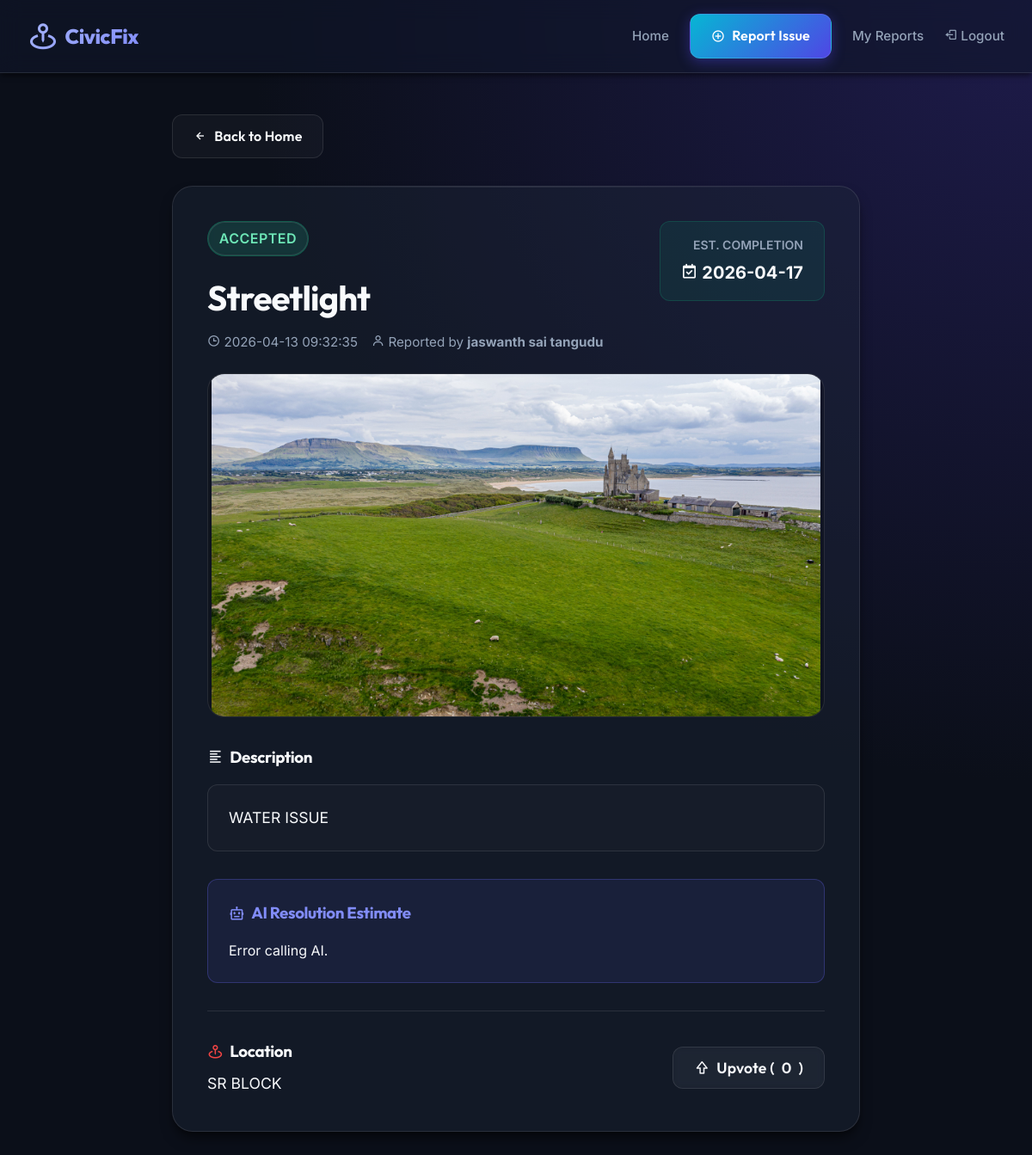
The page /issue/5 (signed in) on the database its author committed.
### tables this page shows
CREATE TABLE complaints (
    id INTEGER PRIMARY KEY AUTOINCREMENT,
    user_id INTEGER NOT NULL,
    issue_type TEXT NOT NULL,
    description TEXT NOT NULL,
    location TEXT NOT NULL,
    image_path TEXT,
    status TEXT DEFAULT 'Pending',
    rejection_reason TEXT,
    date TIMESTAMP DEFAULT CURRENT_TIMESTAMP,
    upvotes INTEGER DEFAULT 0, assigned_to INTEGER, estimated_completion_date TIMESTAMP, ai_analysis TEXT,
    FOREIGN KEY (user_id) REFERENCES users (id)
);

CREATE TABLE users (
    id INTEGER PRIMARY KEY AUTOINCREMENT,
    name TEXT NOT NULL,
    email TEXT UNIQUE NOT NULL,
    password TEXT NOT NULL,
    is_admin BOOLEAN DEFAULT 0
, role TEXT DEFAULT 'user');

### app.py (the view)
@app.route('/issue/<int:id>')
def view_issue(id):
    conn = get_db_connection()
    complaint = conn.execute('''
        SELECT c.*, u.name as user_name
        FROM complaints c
        JOIN users u ON c.user_id = u.id
        WHERE c.id = ?
    ''', (id,)).fetchone()
    conn.close()
    if not complaint:
        flash('Issue not found.', 'error')
        return redirect(url_for('index'))
    return render_template('issue_detail.html', complaint=complaint)

### app.py (called while the page is built)
def get_db_connection():
    conn = sqlite3.connect('database.db')
    conn.row_factory = sqlite3.Row
    return conn

@app.before_request
def require_login():
    allowed_endpoints = ['login', 'register', 'forgot_password', 'verify_otp', 'reset_password', 'static', 'api_send_otp', 'api_verify_otp', 'api_reset_password']
    if request.endpoint not in allowed_endpoints and 'user_id' not in session:
        if request.path.startswith('/api/'):
            return jsonify({'error': 'Unauthorized'}), 401
        flash('Please log in to access this page.', 'warning')
        return redirect(url_for('login'))

### templates/issue_detail.html (shortened to what this page needs)
{% extends 'base.html' %}
{% block content %}
<div style="max-width: 800px; margin: 0 auto;">
    <a href="{{ url_for('index') }}" class="btn btn-outline" style="margin-bottom: 2rem; display: inline-flex; align-items: center; gap: 0.5rem;">
        <i class='bx bx-left-arrow-alt'></i> Back to Home
    </a>
    <div class="card" style="padding: 2.5rem;">
        <div style="display: flex; justify-content: space-between; align-items: flex-start; margin-bottom: 1.5rem;">
            <div>
                <span class="badge
                    {% if complaint.status == 'Pending' %}badge-pending
                    {% elif complaint.status == 'Accepted' %}badge-resolved
                    {% else %}badge-rejected{% endif %}" style="font-size: 1rem; padding: 0.4rem 0.8rem; margin-bottom: 1rem; display: inline-block;">
                    {{ complaint.status }}
                </span>
                <h1 style="font-size: 2.5rem; margin-bottom: 0.5rem; color: var(--text-main);">{{ complaint.issue_type }}</h1>
                <div style="display: flex; align-items: center; gap: 1rem; color: var(--text-muted); font-size: 0.95rem;">
                    <span><i class='bx bx-time'></i> {{ complaint.date }}</span>
                    <span><i class='bx bx-user'></i> Reported by <strong>{{ complaint.user_name }}</strong></span>
                </div>
            </div>
            {% if complaint.estimated_completion_date %}
            <div style="background: rgba(16, 185, 129, 0.1); border: 1px solid rgba(16, 185, 129, 0.2); border-radius: var(--radius-md); padding: 1rem 1.5rem; text-align: right;">
                <span style="display: block; font-size: 0.875rem; color: var(--text-muted); text-transform: uppercase; font-weight: 600; margin-bottom: 0.25rem;">Est. Completion</span>
                <span style="font-size: 1.25rem; font-weight: 700; color: var(--success);"><i class='bx bx-calendar-check'></i> {{ complaint.estimated_completion_date }}</span>
            </div>
            {% endif %}
        </div>
        {% if complaint.image_path %}
        <div style="width: 100%; height: 400px; margin-bottom: 2rem; border-radius: var(--radius-lg); overflow: hidden; background: rgba(0,0,0,0.2); border: 1px solid var(--border);">
            <img src="{{ url_for('static', filename=complaint.image_path) }}" alt="Issue Photo" style="width: 100%; height: 100%; object-fit: contain;">
        </div>
        {% endif %}
        <div style="margin-bottom: 2rem;">
            <h3 style="color: var(--text-main); margin-bottom: 1rem; display: flex; align-items: center; gap: 0.5rem;">
                <i class='bx bx-align-left'></i> Description
            </h3>
            <p style="font-size: 1.1rem; line-height: 1.6; color: var(--text-main); background: rgba(255,255,255,0.02); padding: 1.5rem; border-radius: var(--radius-md); border: 1px solid var(--border);">
                {{ complaint.description }}
            </p>
        </div>
        {% if complaint.ai_analysis %}
        <div style="margin-bottom: 2rem; background: rgba(99, 102, 241, 0.1); border: 1px solid rgba(99, 102, 241, 0.3); padding: 1.5rem; border-radius: var(--radius-md);">
            <h3 style="color: #818cf8; margin-bottom: 1rem; display: flex; align-items: center; gap: 0.5rem;">
                <i class='bx bx-bot'></i> AI Resolution Estimate
            </h3>
            <pre style="font-family: inherit; font-size: 1rem; line-height: 1.6; color: var(--text-main); white-space: pre-wrap; margin: 0;">{{ complaint.ai_analysis }}</pre>
        </div>
        {% endif %}
        <div style="display: flex; justify-content: space-between; align-items: center; border-top: 1px solid var(--border); padding-top: 2rem;">
            <div>
                <h3 style="color: var(--text-main); margin-bottom: 0.5rem; display: flex; align-items: center; gap: 0.5rem;">
                    <i class='bx bx-map-pin' style="color: var(--danger)"></i> Location
                </h3>
                <p style="font-size: 1.1rem; color: var(--text-main);">{{ complaint.location }}</p>
            </div>
            <div style="text-align: right;">
                <button onclick="upvote({{ complaint.id }})" class="btn btn-outline" style="padding: 0.75rem 1.5rem; font-size: 1.1rem;" id="upvote-btn-{{ complaint.id }}">
                    <i class='bx bx-upvote'></i> Upvote (<span id="upvotes-{{ complaint.id }}">{{ complaint.upvotes }}</span>)
                </button>
            </div>
        </div>
    </div>
</div>
{% endblock %}

### templates/base.html (shortened to what this page needs)
<!DOCTYPE html>
<html lang="en">
<head>
    <link href='https://unpkg.com/boxicons@2.1.4/css/boxicons.min.css' rel='stylesheet'>
    <link rel="stylesheet" href="{{ url_for('static', filename='css/style.css') }}">
</head>
<body>
    <nav class="navbar">
        <div class="nav-container">
            <a href="{{ url_for('index') }}" class="nav-brand">
                <i class='bx bx-map-pin bx-md' style="color: var(--primary)"></i>
                CivicFix
            </a>
            <div class="nav-links">
                {% if session.get('user_id') %}
                    <a href="{{ url_for('index') }}" class="nav-link">Home</a>
                    {% if not session.get('is_admin') %}
                    <a href="{{ url_for('report_issue') }}" class="btn btn-primary">
                        <i class='bx bx-plus-circle'></i> Report Issue
                    </a>
                    <a href="{{ url_for('my_complaints') }}" class="nav-link">My Reports</a>
                    {% endif %}
                    <a href="{{ url_for('logout') }}" class="nav-link"><i class='bx bx-log-out'></i> Logout</a>
                {% else %}
                    <a href="{{ url_for('login') }}" class="nav-link">Log In</a>
                    <a href="{{ url_for('register') }}" class="btn btn-primary">Sign Up</a>
                {% endif %}
            </div>
        </div>
    </nav>
    <main class="main-container animate-fade-in">
        {% block content %}{% endblock %}
    </main>
</body>
</html>

### static/css/style.css (style rules this page uses)
:root { --bg-base: #0B0F19; --bg-gradient: radial-gradient(circle at top right, #1E1B4B, #0B0F19 50%), radial-gradient(circle at bottom left, #064E3B, #0B0F19); --primary: #06B6D4; --primary-hover: #0891B2; --primary-glow: rgba(6, 182, 212, 0.4); --secondary: #10B981; --secondary-glow: rgba(16, 185, 129, 0.4); --accent: #F59E0B; --accent-glow: rgba(245, 158, 11, 0.4); --danger: #EF4444; --danger-glow: rgba(239, 68, 68, 0.4); --surface: rgba(30, 41, 59, 0.4); --surface-hover: rgba(30, 41, 59, 0.7); --border: rgba(255, 255, 255, 0.1); --border-focus: rgba(6, 182, 212, 0.5); --text-main: #F8FAFC; --text-muted: #94A3B8; --shadow-sm: 0 4px 6px -1px rgba(0, 0, 0, 0.5); --shadow-md: 0 10px 15px -3px rgba(0, 0, 0, 0.5), 0 4px 6px -2px rgba(0, 0, 0, 0.3); --shadow-glow: 0 0 20px var(--primary-glow); --radius-sm: 0.5rem; --radius-md: 0.75rem; --radius-lg: 1.25rem; --radius-xl: 1.5rem; --glass-blur: blur(12px); --glass-blur-heavy: blur(24px); }
* { box-sizing: border-box; margin: 0; padding: 0; }
body { background-color: var(--bg-base); background-image: var(--bg-gradient); background-attachment: fixed; color: var(--text-main); line-height: 1.6; -webkit-font-smoothing: antialiased; min-height: 100vh; display: flex; flex-direction: column; font-family: 'Inter', system-ui, sans-serif; overflow-x: hidden; }
h1, h2, h3, h4, h5, h6 { font-family: 'Outfit', system-ui, sans-serif; letter-spacing: -0.02em; }
.animate-fade-in { animation: fadeUp 0.6s cubic-bezier(0.16, 1, 0.3, 1) forwards; }
.navbar { background: rgba(15, 23, 42, 0.6); backdrop-filter: var(--glass-blur); -webkit-backdrop-filter: var(--glass-blur); border-bottom: 1px solid var(--border); box-shadow: var(--shadow-sm); position: sticky; top: 0; z-index: 100; transition: all 0.3s ease; }
.nav-container { max-width: 1200px; margin: 0 auto; padding: 1rem 2rem; display: flex; justify-content: space-between; align-items: center; }
.nav-brand { font-size: 1.5rem; font-family: 'Outfit', sans-serif; font-weight: 800; background: linear-gradient(135deg, #A5B4FC, #818CF8); -webkit-background-clip: text; -webkit-text-fill-color: transparent; text-decoration: none; display: flex; align-items: center; gap: 0.5rem; letter-spacing: -0.02em; }
.nav-links { display: flex; gap: 1.5rem; align-items: center; }
.nav-link { color: var(--text-muted); text-decoration: none; font-weight: 500; font-size: 0.95rem; transition: all 0.3s ease; position: relative; }
.nav-link::after { content: ''; position: absolute; width: 0; height: 2px; bottom: -4px; left: 0; background: var(--primary); transition: width 0.3s ease; border-radius: 2px; }
.main-container { max-width: 1200px; margin: 3rem auto; padding: 0 2rem; flex: 1; width: 100%; }
.btn { display: inline-flex; align-items: center; justify-content: center; padding: 0.75rem 1.5rem; border-radius: var(--radius-md); font-weight: 600; font-family: 'Outfit', sans-serif; cursor: pointer; transition: all 0.3s cubic-bezier(0.4, 0, 0.2, 1); border: 1px solid transparent; text-decoration: none; gap: 0.5rem; letter-spacing: 0.01em; position: relative; overflow: hidden; }
.btn-primary { background: linear-gradient(135deg, var(--primary), #4F46E5); color: #fff; border: 1px solid rgba(255,255,255,0.1); box-shadow: 0 4px 15px rgba(79, 70, 229, 0.4); }
.btn-outline { background: rgba(255, 255, 255, 0.03); backdrop-filter: blur(4px); border: 1px solid var(--border); color: var(--text-main); }
.card { background: var(--surface); backdrop-filter: var(--glass-blur); -webkit-backdrop-filter: var(--glass-blur); border: 1px solid var(--border); border-radius: var(--radius-xl); box-shadow: var(--shadow-md); padding: 2rem; transition: all 0.4s cubic-bezier(0.16, 1, 0.3, 1); position: relative; overflow: hidden; }
.card::before { content: ''; position: absolute; top: 0; left: 0; width: 100%; height: 1px; background: linear-gradient(90deg, transparent, rgba(255,255,255,0.2), transparent); opacity: 0.5; }
::placeholder { color: var(--text-muted); opacity: 0.7; }
.badge { padding: 0.35rem 0.85rem; border-radius: 999px; font-size: 0.8rem; font-weight: 600; letter-spacing: 0.03em; text-transform: uppercase; backdrop-filter: blur(4px); box-shadow: inset 0 0 0 1px rgba(255,255,255,0.1); }
.badge-resolved { background: rgba(16, 185, 129, 0.15); color: #6EE7B7; border: 1px solid rgba(16, 185, 129, 0.3); }

### rows shown on the page
complaints: status "ACCEPTED", issue_type "Streetlight", date "2026-04-13 09:32:35", estimated_completion_date "2026-04-17", image_path (picture), description "WATER ISSUE", ai_analysis "Error calling AI.", location "SR BLOCK", upvotes "0"
users: user_name "jaswanth sai tangudu"
